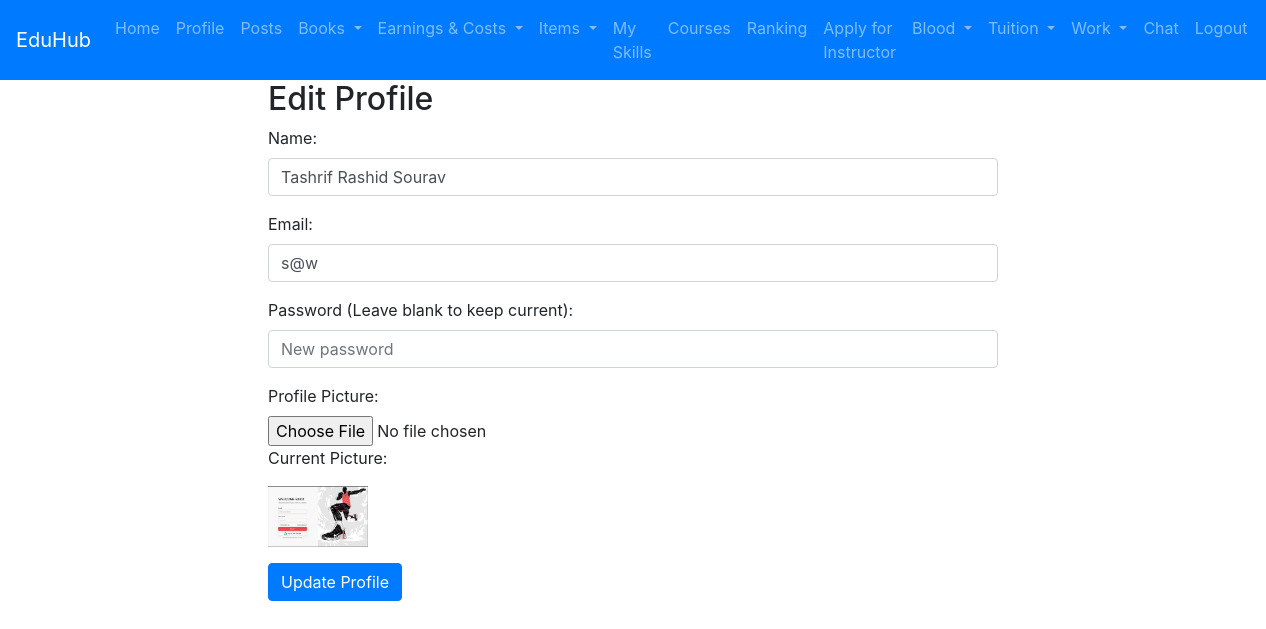
The page /profile_edit.php (signed in) on the database its author committed.
### tables this page shows
CREATE TABLE `students` (
  `student_id` int(11) NOT NULL,
  `name` varchar(100) DEFAULT NULL,
  `email` varchar(100) DEFAULT NULL,
  `password` varchar(255) DEFAULT NULL,
  `profile_rank` decimal(3,2) DEFAULT NULL,
  `career_guidance` text DEFAULT NULL,
  `personalized_suggestions` text DEFAULT NULL,
  `created_at` timestamp NOT NULL DEFAULT current_timestamp(),
  `isadmin` enum('yes','no') DEFAULT 'no',
  `profile_picture` varchar(255) DEFAULT NULL
);

### profile_edit.php (the view, shortened to what this page needs)
<?php
include 'db_connect.php';
$student_id = $_SESSION['student_id'];
$sql = "SELECT * FROM students WHERE student_id = '$student_id'";
$result = mysqli_query($conn, $sql);
if ($result) {
    $user = mysqli_fetch_assoc($result);
} else {
    echo "Error fetching user data: " . mysqli_error($conn);
    exit();
}
?>
<!DOCTYPE html>
<html lang="en">
<head>
    <link href="https://stackpath.bootstrapcdn.com/bootstrap/4.5.2/css/bootstrap.min.css" rel="stylesheet">
</head>
<body>
    <?php include 'navbar.php'; ?>
    <div class="container">
        <div class="row justify-content-center">
            <div class="col-md-8">
                <h2>Edit Profile</h2>
                <form action="profile_edit.php" method="POST" enctype="multipart/form-data">
                    <div class="form-group">
                        <label for="name">Name:</label>
                        <input type="text" name="name" class="form-control" value="<?= htmlspecialchars($user['name'], ENT_QUOTES) ?>" required>
                    </div>
                    <div class="form-group">
                        <label for="email">Email:</label>
                        <input type="email" name="email" class="form-control" value="<?= htmlspecialchars($user['email'], ENT_QUOTES) ?>" required>
                    </div>
                    <div class="form-group">
                        <label for="password">Password (Leave blank to keep current):</label>
                        <input type="password" name="password" class="form-control" placeholder="New password">
                    </div>
                    <div class="form-group">
                        <label for="profile_picture">Profile Picture:</label><br>
                        <input type="file" name="profile_picture" class="form-control-file">
                        <?php if (!empty($user['profile_picture'])): ?>
                            <p>Current Picture:</p>
                            <img src="<?= htmlspecialchars($user['profile_picture'], ENT_QUOTES) ?>" alt="Profile Picture" width="100">
                        <?php endif; ?>
                    </div>
                    <button type="submit" class="btn btn-primary">Update Profile</button>
                </form>
            </div>
        </div>
    </div>
</body>
</html>

### rows shown on the page
students: name "Tashrif Rashid Sourav", email "s@w", profile_picture (picture)
